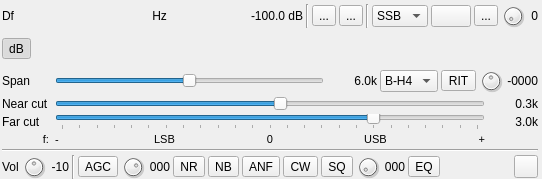
<?xml version="1.0" encoding="UTF-8"?>
<ui version="4.0">
 <class>WDSPRxGUI</class>
 <widget class="RollupContents" name="WDSPRxGUI">
  <property name="geometry">
   <rect>
    <x>0</x>
    <y>0</y>
    <width>542</width>
    <height>179</height>
   </rect>
  </property>
  <property name="sizePolicy">
   <sizepolicy hsizetype="Expanding" vsizetype="Expanding">
    <horstretch>0</horstretch>
    <verstretch>0</verstretch>
   </sizepolicy>
  </property>
  <property name="minimumSize">
   <size>
    <width>542</width>
    <height>0</height>
   </size>
  </property>
  <property name="font">
   <font>
    <family>Liberation Sans</family>
    <pointsize>9</pointsize>
   </font>
  </property>
  <property name="windowTitle">
   <string>SSB</string>
  </property>
  <widget class="QWidget" name="settingsContainer" native="true">
   <property name="geometry">
    <rect>
     <x>0</x>
     <y>0</y>
     <width>540</width>
     <height>181</height>
    </rect>
   </property>
   <property name="minimumSize">
    <size>
     <width>540</width>
     <height>0</height>
    </size>
   </property>
   <property name="windowTitle">
    <string>Settings</string>
   </property>
   <layout class="QVBoxLayout" name="verticalLayout_2">
    <property name="spacing">
     <number>3</number>
    </property>
    <property name="leftMargin">
     <number>2</number>
    </property>
    <property name="topMargin">
     <number>2</number>
    </property>
    <property name="rightMargin">
     <number>2</number>
    </property>
    <property name="bottomMargin">
     <number>2</number>
    </property>
    <item>
     <layout class="QHBoxLayout" name="deltaFreqPowLayout">
      <property name="topMargin">
       <number>2</number>
      </property>
      <item>
       <layout class="QHBoxLayout" name="deltaFrequencyLayout">
        <item>
         <widget class="QLabel" name="deltaFrequencyLabel">
          <property name="minimumSize">
           <size>
            <width>16</width>
            <height>0</height>
           </size>
          </property>
          <property name="text">
           <string>Df</string>
          </property>
         </widget>
        </item>
        <item>
         <widget class="ValueDialZ" name="deltaFrequency" native="true">
          <property name="sizePolicy">
           <sizepolicy hsizetype="Maximum" vsizetype="Maximum">
            <horstretch>0</horstretch>
            <verstretch>0</verstretch>
           </sizepolicy>
          </property>
          <property name="minimumSize">
           <size>
            <width>125</width>
            <height>16</height>
           </size>
          </property>
          <property name="font">
           <font>
            <family>Liberation Mono</family>
            <pointsize>12</pointsize>
           </font>
          </property>
          <property name="cursor">
           <cursorShape>PointingHandCursor</cursorShape>
          </property>
          <property name="focusPolicy">
           <enum>Qt::StrongFocus</enum>
          </property>
          <property name="toolTip">
           <string>Demod shift frequency from center in Hz</string>
          </property>
         </widget>
        </item>
        <item>
         <widget class="QLabel" name="deltaUnits">
          <property name="text">
           <string> Hz </string>
          </property>
         </widget>
        </item>
       </layout>
      </item>
      <item>
       <spacer name="freqPowSpacer">
        <property name="orientation">
         <enum>Qt::Horizontal</enum>
        </property>
        <property name="sizeHint" stdset="0">
         <size>
          <width>40</width>
          <height>20</height>
         </size>
        </property>
       </spacer>
      </item>
      <item>
       <widget class="QLabel" name="channelPower">
        <property name="minimumSize">
         <size>
          <width>60</width>
          <height>0</height>
         </size>
        </property>
        <property name="toolTip">
         <string>Channel power</string>
        </property>
        <property name="layoutDirection">
         <enum>Qt::RightToLeft</enum>
        </property>
        <property name="text">
         <string>-100.0 dB</string>
        </property>
        <property name="alignment">
         <set>Qt::AlignRight|Qt::AlignTrailing|Qt::AlignVCenter</set>
        </property>
       </widget>
      </item>
      <item>
       <widget class="Line" name="line">
        <property name="orientation">
         <enum>Qt::Vertical</enum>
        </property>
       </widget>
      </item>
      <item>
       <layout class="QHBoxLayout" name="audioOptionsLayout">
        <item>
         <widget class="QToolButton" name="audioBinaural">
          <property name="toolTip">
           <string>Toggle btw Mono and Binaural I/Q audio</string>
          </property>
          <property name="text">
           <string>...</string>
          </property>
          <property name="icon">
           <iconset resource="../../../sdrgui/resources/res.qrc">
            <normaloff>:/mono.png</normaloff>
            <normalon>:/stereo.png</normalon>:/mono.png</iconset>
          </property>
          <property name="checkable">
           <bool>true</bool>
          </property>
         </widget>
        </item>
        <item>
         <widget class="QToolButton" name="audioFlipChannels">
          <property name="toolTip">
           <string>Flip left/right audio channels</string>
          </property>
          <property name="text">
           <string>...</string>
          </property>
          <property name="icon">
           <iconset resource="../../../sdrgui/resources/res.qrc">
            <normaloff>:/flip_lr.png</normaloff>
            <normalon>:/flip_rl.png</normalon>:/flip_lr.png</iconset>
          </property>
          <property name="checkable">
           <bool>true</bool>
          </property>
         </widget>
        </item>
        <item>
         <widget class="Line" name="line_4">
          <property name="orientation">
           <enum>Qt::Vertical</enum>
          </property>
         </widget>
        </item>
        <item>
         <widget class="QComboBox" name="demod">
          <property name="maximumSize">
           <size>
            <width>60</width>
            <height>16777215</height>
           </size>
          </property>
          <property name="toolTip">
           <string>Modulation  (right click for options)</string>
          </property>
          <item>
           <property name="text">
            <string>SSB</string>
           </property>
          </item>
          <item>
           <property name="text">
            <string>AM</string>
           </property>
          </item>
          <item>
           <property name="text">
            <string>SAM</string>
           </property>
          </item>
          <item>
           <property name="text">
            <string>FM</string>
           </property>
          </item>
         </widget>
        </item>
        <item>
         <widget class="QPushButton" name="flipSidebands">
          <property name="toolTip">
           <string>Flip sidebands in SSB mode (LSB-&gt;USB or USB-&gt;LSB)</string>
          </property>
          <property name="text">
           <string/>
          </property>
          <property name="icon">
           <iconset resource="../../../sdrgui/resources/res.qrc">
            <normaloff>:/flip_sidebands.png</normaloff>:/flip_sidebands.png</iconset>
          </property>
         </widget>
        </item>
        <item>
         <widget class="QToolButton" name="dsb">
          <property name="toolTip">
           <string>DSB/SSB toggle</string>
          </property>
          <property name="text">
           <string>...</string>
          </property>
          <property name="icon">
           <iconset resource="../../../sdrgui/resources/res.qrc">
            <normaloff>:/usb.png</normaloff>
            <normalon>:/dsb.png</normalon>:/usb.png</iconset>
          </property>
          <property name="checkable">
           <bool>true</bool>
          </property>
         </widget>
        </item>
        <item>
         <widget class="QDial" name="profileIndex">
          <property name="maximumSize">
           <size>
            <width>24</width>
            <height>24</height>
           </size>
          </property>
          <property name="toolTip">
           <string>Select profile in profile bank</string>
          </property>
          <property name="minimum">
           <number>0</number>
          </property>
          <property name="maximum">
           <number>9</number>
          </property>
          <property name="pageStep">
           <number>1</number>
          </property>
          <property name="value">
           <number>0</number>
          </property>
         </widget>
        </item>
        <item>
         <widget class="QLabel" name="profileIndexText">
          <property name="minimumSize">
           <size>
            <width>10</width>
            <height>0</height>
           </size>
          </property>
          <property name="acceptDrops">
           <bool>false</bool>
          </property>
          <property name="toolTip">
           <string>Filter index in filter bank</string>
          </property>
          <property name="text">
           <string>0</string>
          </property>
          <property name="alignment">
           <set>Qt::AlignRight|Qt::AlignTrailing|Qt::AlignVCenter</set>
          </property>
         </widget>
        </item>
       </layout>
      </item>
     </layout>
    </item>
    <item>
     <layout class="QHBoxLayout" name="channelPowerMeterLayout">
      <item>
       <widget class="QToolButton" name="dbOrS">
        <property name="toolTip">
         <string>Toggle between dB and S units</string>
        </property>
        <property name="text">
         <string>dB</string>
        </property>
        <property name="checkable">
         <bool>true</bool>
        </property>
        <property name="checked">
         <bool>true</bool>
        </property>
       </widget>
      </item>
      <item>
       <widget class="LevelMeterSignalDB" name="channelPowerMeter" native="true">
        <property name="sizePolicy">
         <sizepolicy hsizetype="Expanding" vsizetype="MinimumExpanding">
          <horstretch>0</horstretch>
          <verstretch>0</verstretch>
         </sizepolicy>
        </property>
        <property name="minimumSize">
         <size>
          <width>0</width>
          <height>24</height>
         </size>
        </property>
        <property name="font">
         <font>
          <family>Liberation Mono</family>
          <pointsize>8</pointsize>
         </font>
        </property>
       </widget>
      </item>
     </layout>
    </item>
    <item>
     <layout class="QHBoxLayout" name="spanLayout">
      <item>
       <widget class="QLabel" name="spanLabel">
        <property name="minimumSize">
         <size>
          <width>50</width>
          <height>0</height>
         </size>
        </property>
        <property name="maximumSize">
         <size>
          <width>50</width>
          <height>16777215</height>
         </size>
        </property>
        <property name="text">
         <string>Span</string>
        </property>
       </widget>
      </item>
      <item>
       <widget class="QSlider" name="spanLog2">
        <property name="toolTip">
         <string>Demod frequency span</string>
        </property>
        <property name="minimum">
         <number>0</number>
        </property>
        <property name="maximum">
         <number>4</number>
        </property>
        <property name="pageStep">
         <number>1</number>
        </property>
        <property name="value">
         <number>2</number>
        </property>
        <property name="sliderPosition">
         <number>2</number>
        </property>
        <property name="orientation">
         <enum>Qt::Horizontal</enum>
        </property>
       </widget>
      </item>
      <item>
       <widget class="QLabel" name="spanText">
        <property name="minimumSize">
         <size>
          <width>50</width>
          <height>0</height>
         </size>
        </property>
        <property name="maximumSize">
         <size>
          <width>50</width>
          <height>16777215</height>
         </size>
        </property>
        <property name="text">
         <string>6.0k</string>
        </property>
        <property name="alignment">
         <set>Qt::AlignRight|Qt::AlignTrailing|Qt::AlignVCenter</set>
        </property>
       </widget>
      </item>
      <item>
       <widget class="QComboBox" name="fftWindow">
        <property name="sizePolicy">
         <sizepolicy hsizetype="Maximum" vsizetype="Fixed">
          <horstretch>0</horstretch>
          <verstretch>0</verstretch>
         </sizepolicy>
        </property>
        <property name="minimumSize">
         <size>
          <width>50</width>
          <height>0</height>
         </size>
        </property>
        <property name="toolTip">
         <string>FFT filter window function</string>
        </property>
        <property name="sizeAdjustPolicy">
         <enum>QComboBox::AdjustToContents</enum>
        </property>
        <item>
         <property name="text">
          <string>B-H4</string>
         </property>
        </item>
        <item>
         <property name="text">
          <string>B-H7</string>
         </property>
        </item>
       </widget>
      </item>
      <item>
       <widget class="ButtonSwitch" name="rit">
        <property name="toolTip">
         <string>Toggle RIT</string>
        </property>
        <property name="text">
         <string>RIT</string>
        </property>
        <property name="checkable">
         <bool>true</bool>
        </property>
       </widget>
      </item>
      <item>
       <widget class="QDial" name="ritFrequency">
        <property name="maximumSize">
         <size>
          <width>24</width>
          <height>24</height>
         </size>
        </property>
        <property name="toolTip">
         <string>RIT frequency (Hz)</string>
        </property>
        <property name="minimum">
         <number>-1000</number>
        </property>
        <property name="maximum">
         <number>1000</number>
        </property>
        <property name="pageStep">
         <number>1</number>
        </property>
        <property name="value">
         <number>0</number>
        </property>
       </widget>
      </item>
      <item>
       <widget class="QLabel" name="ritFrequencyText">
        <property name="minimumSize">
         <size>
          <width>32</width>
          <height>0</height>
         </size>
        </property>
        <property name="toolTip">
         <string>RIT frequency (Hz)</string>
        </property>
        <property name="text">
         <string>-0000</string>
        </property>
        <property name="alignment">
         <set>Qt::AlignRight|Qt::AlignTrailing|Qt::AlignVCenter</set>
        </property>
       </widget>
      </item>
     </layout>
    </item>
    <item>
     <layout class="QHBoxLayout" name="lowCutLayout">
      <item>
       <widget class="QLabel" name="lowCutLabel">
        <property name="minimumSize">
         <size>
          <width>50</width>
          <height>0</height>
         </size>
        </property>
        <property name="maximumSize">
         <size>
          <width>50</width>
          <height>16777215</height>
         </size>
        </property>
        <property name="text">
         <string>Near cut</string>
        </property>
       </widget>
      </item>
      <item>
       <widget class="TickedSlider" name="lowCut">
        <property name="maximumSize">
         <size>
          <width>16777215</width>
          <height>16</height>
         </size>
        </property>
        <property name="toolTip">
         <string>Bandpass filter near (to 0)  cutoff frequency (SSB)</string>
        </property>
        <property name="minimum">
         <number>-60</number>
        </property>
        <property name="maximum">
         <number>60</number>
        </property>
        <property name="pageStep">
         <number>1</number>
        </property>
        <property name="value">
         <number>3</number>
        </property>
        <property name="orientation">
         <enum>Qt::Horizontal</enum>
        </property>
        <property name="invertedAppearance">
         <bool>false</bool>
        </property>
        <property name="tickPosition">
         <enum>QSlider::NoTicks</enum>
        </property>
        <property name="tickInterval">
         <number>5</number>
        </property>
       </widget>
      </item>
      <item>
       <widget class="QLabel" name="lowCutText">
        <property name="minimumSize">
         <size>
          <width>50</width>
          <height>0</height>
         </size>
        </property>
        <property name="maximumSize">
         <size>
          <width>50</width>
          <height>16777215</height>
         </size>
        </property>
        <property name="text">
         <string>0.3k</string>
        </property>
        <property name="alignment">
         <set>Qt::AlignRight|Qt::AlignTrailing|Qt::AlignVCenter</set>
        </property>
       </widget>
      </item>
     </layout>
    </item>
    <item>
     <layout class="QHBoxLayout" name="bqndwidthLayout">
      <item>
       <widget class="QLabel" name="BWLabel">
        <property name="minimumSize">
         <size>
          <width>50</width>
          <height>0</height>
         </size>
        </property>
        <property name="maximumSize">
         <size>
          <width>50</width>
          <height>16777215</height>
         </size>
        </property>
        <property name="text">
         <string>Far cut</string>
        </property>
       </widget>
      </item>
      <item>
       <widget class="TickedSlider" name="BW">
        <property name="maximumSize">
         <size>
          <width>16777215</width>
          <height>16</height>
         </size>
        </property>
        <property name="toolTip">
         <string>Bandpass filter far (from 0) cutoff frequency</string>
        </property>
        <property name="minimum">
         <number>-60</number>
        </property>
        <property name="maximum">
         <number>60</number>
        </property>
        <property name="pageStep">
         <number>1</number>
        </property>
        <property name="value">
         <number>30</number>
        </property>
        <property name="orientation">
         <enum>Qt::Horizontal</enum>
        </property>
        <property name="tickPosition">
         <enum>QSlider::TicksBelow</enum>
        </property>
        <property name="tickInterval">
         <number>5</number>
        </property>
       </widget>
      </item>
      <item>
       <widget class="QLabel" name="BWText">
        <property name="minimumSize">
         <size>
          <width>50</width>
          <height>0</height>
         </size>
        </property>
        <property name="maximumSize">
         <size>
          <width>50</width>
          <height>16777215</height>
         </size>
        </property>
        <property name="text">
         <string>3.0k</string>
        </property>
        <property name="alignment">
         <set>Qt::AlignRight|Qt::AlignTrailing|Qt::AlignVCenter</set>
        </property>
       </widget>
      </item>
     </layout>
    </item>
    <item>
     <layout class="QHBoxLayout" name="scaleLayout">
      <item>
       <widget class="QLabel" name="scalePadLeft">
        <property name="minimumSize">
         <size>
          <width>50</width>
          <height>0</height>
         </size>
        </property>
        <property name="maximumSize">
         <size>
          <width>50</width>
          <height>10</height>
         </size>
        </property>
        <property name="font">
         <font>
          <family>Liberation Sans</family>
          <pointsize>8</pointsize>
         </font>
        </property>
        <property name="text">
         <string>f: </string>
        </property>
        <property name="alignment">
         <set>Qt::AlignRight|Qt::AlignTrailing|Qt::AlignVCenter</set>
        </property>
       </widget>
      </item>
      <item>
       <widget class="QLabel" name="scaleMinus">
        <property name="maximumSize">
         <size>
          <width>10</width>
          <height>10</height>
         </size>
        </property>
        <property name="font">
         <font>
          <family>Liberation Sans</family>
          <pointsize>8</pointsize>
         </font>
        </property>
        <property name="text">
         <string>-</string>
        </property>
       </widget>
      </item>
      <item>
       <widget class="QLabel" name="lsbLabel">
        <property name="font">
         <font>
          <family>Liberation Sans</family>
          <pointsize>8</pointsize>
         </font>
        </property>
        <property name="text">
         <string>LSB</string>
        </property>
        <property name="alignment">
         <set>Qt::AlignCenter</set>
        </property>
       </widget>
      </item>
      <item>
       <widget class="QLabel" name="scaleCenter">
        <property name="maximumSize">
         <size>
          <width>12</width>
          <height>10</height>
         </size>
        </property>
        <property name="font">
         <font>
          <family>Liberation Sans</family>
          <pointsize>8</pointsize>
         </font>
        </property>
        <property name="text">
         <string>0</string>
        </property>
        <property name="alignment">
         <set>Qt::AlignCenter</set>
        </property>
       </widget>
      </item>
      <item>
       <widget class="QLabel" name="usbLabel">
        <property name="font">
         <font>
          <family>Liberation Sans</family>
          <pointsize>8</pointsize>
         </font>
        </property>
        <property name="text">
         <string>USB</string>
        </property>
        <property name="alignment">
         <set>Qt::AlignCenter</set>
        </property>
       </widget>
      </item>
      <item>
       <widget class="QLabel" name="scalePlus">
        <property name="maximumSize">
         <size>
          <width>10</width>
          <height>10</height>
         </size>
        </property>
        <property name="font">
         <font>
          <family>Liberation Sans</family>
          <pointsize>8</pointsize>
         </font>
        </property>
        <property name="text">
         <string>+</string>
        </property>
        <property name="alignment">
         <set>Qt::AlignRight|Qt::AlignTrailing|Qt::AlignVCenter</set>
        </property>
       </widget>
      </item>
      <item>
       <widget class="QLabel" name="scalePadRight">
        <property name="minimumSize">
         <size>
          <width>50</width>
          <height>0</height>
         </size>
        </property>
        <property name="maximumSize">
         <size>
          <width>50</width>
          <height>10</height>
         </size>
        </property>
        <property name="text">
         <string/>
        </property>
       </widget>
      </item>
     </layout>
    </item>
    <item>
     <widget class="Line" name="line_3">
      <property name="orientation">
       <enum>Qt::Horizontal</enum>
      </property>
     </widget>
    </item>
    <item>
     <layout class="QHBoxLayout" name="volumeLayout">
      <item>
       <widget class="QLabel" name="volumeLabel">
        <property name="text">
         <string>Vol</string>
        </property>
       </widget>
      </item>
      <item>
       <widget class="QDial" name="volume">
        <property name="minimumSize">
         <size>
          <width>24</width>
          <height>24</height>
         </size>
        </property>
        <property name="maximumSize">
         <size>
          <width>24</width>
          <height>24</height>
         </size>
        </property>
        <property name="toolTip">
         <string>Audio volume in dB</string>
        </property>
        <property name="minimum">
         <number>-20</number>
        </property>
        <property name="maximum">
         <number>20</number>
        </property>
        <property name="pageStep">
         <number>1</number>
        </property>
       </widget>
      </item>
      <item>
       <widget class="QLabel" name="volumeText">
        <property name="minimumSize">
         <size>
          <width>20</width>
          <height>0</height>
         </size>
        </property>
        <property name="toolTip">
         <string>Audio volume in dB</string>
        </property>
        <property name="text">
         <string>-10</string>
        </property>
        <property name="alignment">
         <set>Qt::AlignRight|Qt::AlignTrailing|Qt::AlignVCenter</set>
        </property>
       </widget>
      </item>
      <item>
       <widget class="Line" name="line_2">
        <property name="orientation">
         <enum>Qt::Vertical</enum>
        </property>
       </widget>
      </item>
      <item>
       <widget class="ButtonSwitch" name="agc">
        <property name="toolTip">
         <string>Toggle AGC  (right click for options)</string>
        </property>
        <property name="text">
         <string>AGC</string>
        </property>
        <property name="checkable">
         <bool>true</bool>
        </property>
       </widget>
      </item>
      <item>
       <widget class="QDial" name="agcGain">
        <property name="maximumSize">
         <size>
          <width>24</width>
          <height>24</height>
         </size>
        </property>
        <property name="toolTip">
         <string>AGC level</string>
        </property>
        <property name="minimum">
         <number>-20</number>
        </property>
        <property name="maximum">
         <number>120</number>
        </property>
        <property name="pageStep">
         <number>1</number>
        </property>
        <property name="value">
         <number>80</number>
        </property>
       </widget>
      </item>
      <item>
       <widget class="QLabel" name="agcGainText">
        <property name="minimumSize">
         <size>
          <width>22</width>
          <height>0</height>
         </size>
        </property>
        <property name="toolTip">
         <string>Power threshold gate (ms)</string>
        </property>
        <property name="text">
         <string>000</string>
        </property>
        <property name="alignment">
         <set>Qt::AlignRight|Qt::AlignTrailing|Qt::AlignVCenter</set>
        </property>
       </widget>
      </item>
      <item>
       <widget class="ButtonSwitch" name="dnr">
        <property name="toolTip">
         <string>Toggle Digital Noise Reduction  (right click for options)</string>
        </property>
        <property name="text">
         <string>NR</string>
        </property>
        <property name="checkable">
         <bool>true</bool>
        </property>
       </widget>
      </item>
      <item>
       <widget class="ButtonSwitch" name="dnb">
        <property name="toolTip">
         <string>Toggle Digital Noise Blanker  (right click for options)</string>
        </property>
        <property name="text">
         <string>NB</string>
        </property>
        <property name="checkable">
         <bool>true</bool>
        </property>
       </widget>
      </item>
      <item>
       <widget class="ButtonSwitch" name="anf">
        <property name="toolTip">
         <string>Toggle Automatic Notch Filter</string>
        </property>
        <property name="text">
         <string>ANF</string>
        </property>
        <property name="checkable">
         <bool>true</bool>
        </property>
       </widget>
      </item>
      <item>
       <widget class="ButtonSwitch" name="cwPeaking">
        <property name="toolTip">
         <string>Toggle CW peaking filter (right click for options)</string>
        </property>
        <property name="text">
         <string>CW</string>
        </property>
        <property name="checkable">
         <bool>true</bool>
        </property>
       </widget>
      </item>
      <item>
       <widget class="ButtonSwitch" name="squelch">
        <property name="toolTip">
         <string>Toggle squelch (righ-click for options)</string>
        </property>
        <property name="text">
         <string>SQ</string>
        </property>
        <property name="checkable">
         <bool>true</bool>
        </property>
       </widget>
      </item>
      <item>
       <widget class="QDial" name="squelchThreshold">
        <property name="maximumSize">
         <size>
          <width>24</width>
          <height>24</height>
         </size>
        </property>
        <property name="toolTip">
         <string>Squelch threshold  (%)</string>
        </property>
        <property name="minimum">
         <number>0</number>
        </property>
        <property name="maximum">
         <number>100</number>
        </property>
        <property name="pageStep">
         <number>1</number>
        </property>
        <property name="value">
         <number>3</number>
        </property>
       </widget>
      </item>
      <item>
       <widget class="QLabel" name="squelchThresholdText">
        <property name="minimumSize">
         <size>
          <width>22</width>
          <height>0</height>
         </size>
        </property>
        <property name="toolTip">
         <string>Power threshold gate (ms)</string>
        </property>
        <property name="text">
         <string>000</string>
        </property>
        <property name="alignment">
         <set>Qt::AlignRight|Qt::AlignTrailing|Qt::AlignVCenter</set>
        </property>
       </widget>
      </item>
      <item>
       <widget class="ButtonSwitch" name="equalizer">
        <property name="toolTip">
         <string>Toggle equalizer (righ-click for options)</string>
        </property>
        <property name="text">
         <string>EQ</string>
        </property>
        <property name="checkable">
         <bool>true</bool>
        </property>
       </widget>
      </item>
      <item>
       <spacer name="horizontalSpacer">
        <property name="orientation">
         <enum>Qt::Horizontal</enum>
        </property>
        <property name="sizeHint" stdset="0">
         <size>
          <width>40</width>
          <height>20</height>
         </size>
        </property>
       </spacer>
      </item>
      <item>
       <widget class="QToolButton" name="audioMute">
        <property name="toolTip">
         <string>Mute/Unmute audio</string>
        </property>
        <property name="text">
         <string/>
        </property>
        <property name="icon">
         <iconset resource="../../../sdrgui/resources/res.qrc">
          <normaloff>:/sound_on.png</normaloff>
          <normalon>:/sound_off.png</normalon>:/sound_on.png</iconset>
        </property>
        <property name="checkable">
         <bool>true</bool>
        </property>
       </widget>
      </item>
     </layout>
    </item>
   </layout>
  </widget>
 </widget>
 <customwidgets>
  <customwidget>
   <class>ButtonSwitch</class>
   <extends>QToolButton</extends>
   <header>gui/buttonswitch.h</header>
  </customwidget>
  <customwidget>
   <class>ValueDialZ</class>
   <extends>QWidget</extends>
   <header>gui/valuedialz.h</header>
   <container>1</container>
  </customwidget>
  <customwidget>
   <class>RollupContents</class>
   <extends>QWidget</extends>
   <header>gui/rollupcontents.h</header>
   <container>1</container>
  </customwidget>
  <customwidget>
   <class>LevelMeterSignalDB</class>
   <extends>QWidget</extends>
   <header>gui/levelmeter.h</header>
   <container>1</container>
  </customwidget>
  <customwidget>
   <class>GLSpectrum</class>
   <extends>QWidget</extends>
   <header>gui/glspectrum.h</header>
   <container>1</container>
  </customwidget>
  <customwidget>
   <class>GLSpectrumGUI</class>
   <extends>QWidget</extends>
   <header>gui/glspectrumgui.h</header>
   <container>1</container>
  </customwidget>
  <customwidget>
   <class>TickedSlider</class>
   <extends>QSlider</extends>
   <header>gui/tickedslider.h</header>
  </customwidget>
 </customwidgets>
 <resources>
  <include location="../../../sdrgui/resources/res.qrc"/>
 </resources>
 <connections/>
</ui>
